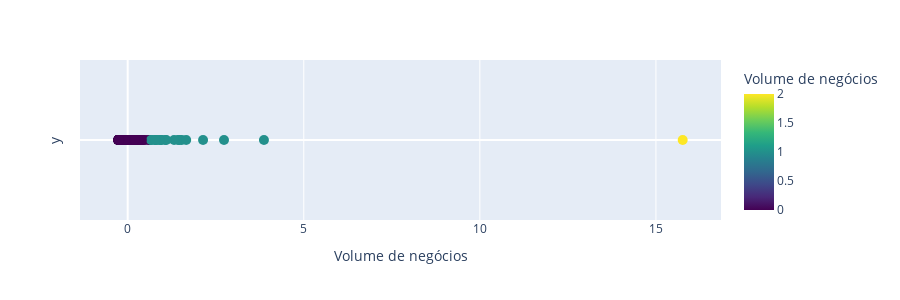

Here is the notebook cell this chart was saved with:
### Code cell
clustered_df = aplicar_kmeans(df_volume_de_negócios, 3, nome_cluster='Volume de negócios')
save_clustered_df_to_csv(clustered_df, "csv_files/", "9_Volume de negócios.csv")

### Figure 1 — Plotly figure (JSON) as saved in the notebook; plotly's stock layout.template omitted (floating-point values rounded to 4 significant figures; data arrays with more than 128 entries replaced by an {"elided": "..."} marker saying what was removed)
{"data": [{"customdata": {"elided": "308x3 mixed values"}, "hovertemplate": "valor=%{x}<br>y=%{y}<br>local=%{customdata[0]}<br>codigo=%{customdata[1]}<br>Volume de negócios=%{marker.color}<extra></extra>", "legendgroup": "", "marker": {"color": {"elided": "308 int values"}, "coloraxis": "coloraxis", "size": 10, "symbol": "circle"}, "mode": "markers", "name": "", "orientation": "v", "showlegend": false, "type": "scatter", "x": {"elided": "308 float values"}, "xaxis": "x", "y": {"elided": "308 int values"}, "yaxis": "y"}], "layout": {"coloraxis": {"colorbar": {"title": {"text": "Volume de negócios"}}, "colorscale": [[0, "#440154"], [0.1111, "#482878"], [0.2222, "#3e4989"], [0.3333, "#31688e"], [0.4444, "#26828e"], [0.5556, "#1f9e89"], [0.6667, "#35b779"], [0.7778, "#6ece58"], [0.8889, "#b5de2b"], [1, "#fde725"]]}, "height": 300, "legend": {"tracegroupgap": 0}, "margin": {"t": 60}, "xaxis": {"anchor": "y", "domain": [0, 1], "title": {"text": "Volume de negócios"}}, "yaxis": {"anchor": "x", "domain": [0, 1], "showgrid": false, "showticklabels": false, "title": {"text": "y"}}}}
